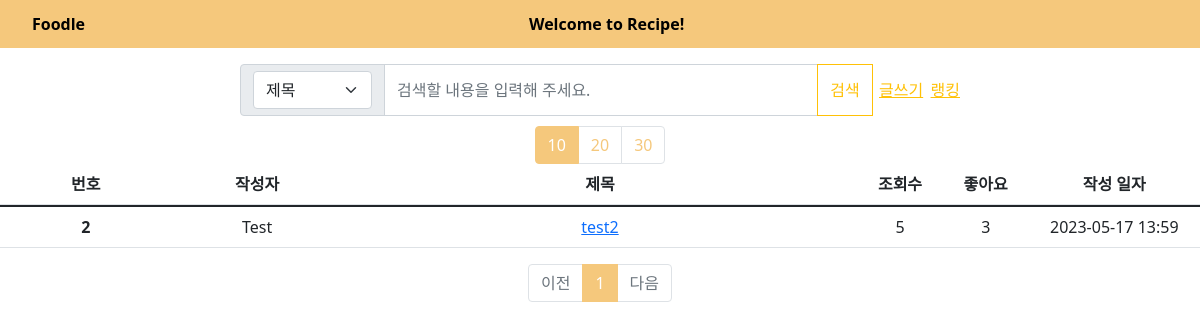
The page /board/ on the database as committed earlier.
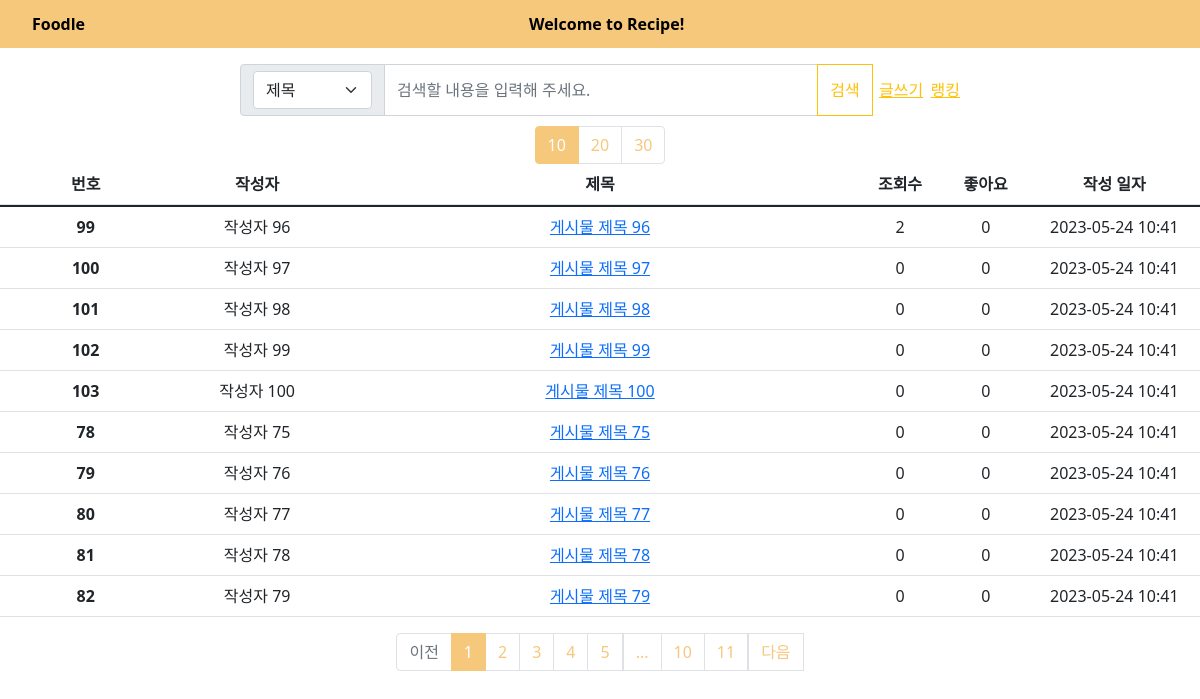
The same page on the database as committed later.
### models.py (models this page shows)
class Post(db.Model):
    __tablename__ = 'post'
    id = db.Column(db.Integer, primary_key=True)
    title = db.Column(db.String(100), nullable=False)
    content = db.Column(db.Text, nullable=False)
    author = db.Column(db.String(50), nullable=False)
    created_at = db.Column(db.DateTime, nullable=False, default=datetime.utcnow)
    like = db.Column(db.Integer, default=0)
    view = db.Column(db.Integer, default=0)
    user_id = db.Column(db.Integer, db.ForeignKey('user.id'))

### board/board.py (the view)
@board.route('/', methods=['GET', 'POST'])
def list_post():
    page = request.args.get('page',type=int,default=1)
    per_page = request.args.get('per_page',type=int,default=10)
    option = request.args.get('option',type=str,default='T')
    keyword = request.args.get('keyword',type=str,default='')
    posts = Post.query.order_by(Post.created_at.desc())  # 최신순으로 게시글 정렬
    if option == 'T' and keyword != '':
        posts = posts.filter(Post.title.ilike(f"%{keyword}%"))
    elif option == 'C' and keyword != '':
        posts = posts.filter(Post.content.ilike(f"%{keyword}%"))
    elif option == 'TC' and keyword != '':
        posts = posts.filter(or_(Post.title.ilike(f"%{keyword}%"), Post.content.ilike(f"%{keyword}%")))
    posts = posts.paginate(page=page,per_page=per_page)
    return render_template('list_post.html', posts=posts,option=option,keyword=keyword)

### board/templates/list_post.html (shortened to what this page needs)
<!DOCTYPE html>
<html lang="ko">
<head>
   <link href="https://cdn.jsdelivr.net/npm/bootstrap@5.1.3/dist/css/bootstrap.min.css"
   rel="stylesheet">
   <link rel="stylesheet" href="static/topbar.css">
   <link rel="stylesheet" href="static/list_post.css">
</head>
<body>
  <div id="Topbar" class="Tobar">
    <ul class="Topul">
        <a href="/home"class="Topa" id="init">Foodle</a>
        <a href="{{ url_for('board.list_post') }}" class="Topa" id="mainpage">Welcome to Recipe!</a>
    </ul>
</div>
<div class="Post-Container">
  <form action="{{ url_for('board.list_post') }}" method="GET" class="input-group flex-nowrap">
    <span class="input-group-text" id="addon-wrapping">
      <select name="option" class="form-select" aria-label="Default select example">
        <option value="T" {% if option == 'T' %}selected{% endif %}>제목</option>
      </select>
    </span>
    <input type="text" name ="keyword" value="{{ keyword }}" class="form-control" placeholder="검색할 내용을 입력해 주세요." aria-label="Username" aria-describedby="addon-wrapping">
    <button type="submit" class="btn btn-outline-warning">검색</button>
    <div class="WriteRanking">
      <a href="/board/upload" class="link-warning">글쓰기</a>
      <a href="{{ url_for('board.show_top_posts',type='view') }}" class="link-warning">랭킹</a>
    </div>
  </form>
  <div  class="per_page">
    <div class="page-item {% if posts.per_page == 10 %}active{% endif %}">
      <a class="page-link" href="{{ url_for('board.list_post', page=1, per_page=10,option=option,keyword=keyword) }}">10</a>
    </div>
    <div class="page-item {% if posts.per_page == 20 %}active{% endif %}">
      <a class="page-link" href="{{ url_for('board.list_post', page=1, per_page=20,option=option,keyword=keyword) }}">20</a>
    </div>
    <div class="page-item {% if posts.per_page == 30 %}active{% endif %}">
      <a class="page-link" href="{{ url_for('board.list_post', page=1, per_page=30,option=option,keyword=keyword) }}">30</a>
    </div>
  </div>
  <table class="table table-hover">
    <thead>
      <tr class="PostInfo">
        <th scope="col" class="PostId">번호</th>
        <th scope="col" class="PostAuthor">작성자</th>
        <th scope="col" class="PostTitle">제목</th>
        <th scope="col" class="PostView">조회수</th>
        <th scope="col" class="PostLike">좋아요</th>
        <th scope="col" class="PostTime">작성 일자</th>
      </tr>
    </thead>
    <tbody>
      {% block content %}
      {% for post in posts.items %}
    <tr class="PostInfo">
        <th scope="row" class="PostId">{{ post.id }}</th>
        <td class="PostAuthor">{{ post.author }}</td>
          <td class="PostTitle">
            <a href="{{ url_for('board.show_post', post_id=post.id,page=posts.page,per_page=posts.per_page,option=option,keyword=keyword)}}">
            {{ post.title }}
            </a>
          </td>
            <td class="PostView">{{ post.view }}</td>
            <td class="PostLike">{{ post.like }} </td>
            <td class="PostTime">{{ post.created_at.strftime('%Y-%m-%d %H:%M') }}</td>
    </tr>
      {% endfor %}
      {% endblock %}
    </tbody>
  </table>
    <ul class="pagination">
      {% if posts.has_prev %}
      <li class="page_item">
        <a class="page-link" href="{{ url_for('board.list_post', page=posts.prev_num,per_page=posts.per_page,option=option,keyword=keyword) }}">
          이전
        </a>
      </li>
      {% else %}
      <li class="page-item disabled">
        <a class="page-link" tabindex="-1" aria-disabled="true" href="#">이전</a>
      </li>
      {% endif %}
      {% for page_num in posts.iter_pages() %}
        {% if page_num %}
        <li class="page-item {% if posts.page == page_num %}active{% endif %}">
          <a class="page-link" href="{{ url_for('board.list_post', page=page_num,per_page=posts.per_page,option=option,keyword=keyword) }}" >
            {{ page_num }}
          </a>
        </li>
        {% else %}
          <li class="disabled">
            <a class="page-link" href="#">...</a>
          </li>
        {% endif %}
      {% endfor %}
      {% if posts.has_next %}
      <li class="page_item">
        <a class="page-link" href="{{ url_for('board.list_post', page=posts.next_num,per_page=posts.per_page,option=option,keyword=keyword) }}">
          다음
        </a>
      </li>
      {% else %}
      <li class="page-item disabled">
        <a class="page-link" tabindex="-1" aria-disabled="true" href="#">다음</a>
      </li>
      {% endif %}
    </ul>
</div>
</body>
</html>

### board/static/topbar.css (style rules this page uses)
#Topbar { width : 100%; }
.Topul { list-style-type: none; height: 48px; width: 100%; background-color: rgb(245, 200, 124); display: grid; grid-template-columns: 1fr 1.35fr; }
.Topa { color: black; display: flex; font-weight: bold; text-decoration: none; align-items: center; flex-direction: row; }
#init { width: 50px; }
#mainpage { width: 160px }

### board/static/list_post.css (style rules this page uses)
.PostInfo { display: grid; grid-template-columns: 2fr 2fr 6fr 1fr 1fr 2fr; justify-content: center; text-align: center; }
.PostId { grid-column: 1/1; text-align :center }
.PostAuthor { grid-column: 2/2; text-align :center }
.PostTitle { grid-column: 3/3; text-align :center }
.PostView { grid-column: 4/4; }
.PostLike { grid-column: 5/5; }
.PostTime { grid-column: 6/6; }
.Post-Container { display: grid; justify-items: center; }
.input-group { width: 60%; }
.WriteRanking { display: grid; grid-template-columns: 2fr 1fr; align-items: center; justify-items: center; }
.page-link { color : rgb(245, 200, 124); }
.page-item.active .page-link { background-color: rgb(245, 200, 124); border-color: rgb(245, 200, 124); }
.per_page { display: flex; margin-top: 10px; }

Rows that differ between the two databases and show on the page:
no longer on this page (row edited): Post: id "2", author "Test", title "test2", view "5", like "3", created_at "2023-05-17 13:59"
added Post: id "99", author "작성자 96", title "게시물 제목 96", view "2", like "0", created_at "2023-05-24 10:41"
added Post: id "100", author "작성자 97", title "게시물 제목 97", view "0", like "0", created_at "2023-05-24 10:41"
added Post: id "101", author "작성자 98", title "게시물 제목 98", view "0", like "0", created_at "2023-05-24 10:41"
added Post: id "102", author "작성자 99", title "게시물 제목 99", view "0", like "0", created_at "2023-05-24 10:41"
added Post: id "103", author "작성자 100", title "게시물 제목 100", view "0", like "0", created_at "2023-05-24 10:41"
added Post: id "78", author "작성자 75", title "게시물 제목 75", view "0", like "0", created_at "2023-05-24 10:41"
added Post: id "79", author "작성자 76", title "게시물 제목 76", view "0", like "0", created_at "2023-05-24 10:41"
added Post: id "80", author "작성자 77", title "게시물 제목 77", view "0", like "0", created_at "2023-05-24 10:41"
added Post: id "81", author "작성자 78", title "게시물 제목 78", view "0", like "0", created_at "2023-05-24 10:41"
added Post: id "82", author "작성자 79", title "게시물 제목 79", view "0", like "0", created_at "2023-05-24 10:41"
Other text that changed with them:
new list line: "2"
new list line: "3"
new list line: "4"
new list line: "5"
new list line: "10"
new list line: "11"
